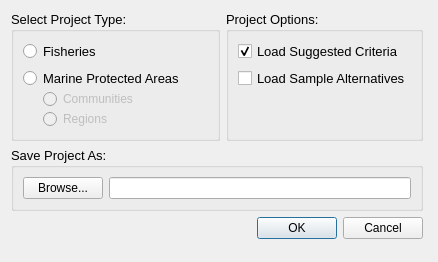
<ui version="4.0" >
 <class>CreateProjectDialog</class>
 <widget class="QWidget" name="CreateProjectDialog" >
  <property name="windowModality" >
   <enum>Qt::ApplicationModal</enum>
  </property>
  <property name="geometry" >
   <rect>
    <x>0</x>
    <y>0</y>
    <width>438</width>
    <height>262</height>
   </rect>
  </property>
  <property name="font" >
   <font>
    <family>Arial</family>
   </font>
  </property>
  <property name="windowTitle" >
   <string>Create New Project</string>
  </property>
  <layout class="QHBoxLayout" >
   <item>
    <layout class="QVBoxLayout" >
     <item>
      <layout class="QHBoxLayout" >
       <item>
        <widget class="QGroupBox" name="groupBox_2" >
         <property name="font" >
          <font>
           <family>Arial</family>
           <pointsize>10</pointsize>
           <weight>50</weight>
           <bold>false</bold>
          </font>
         </property>
         <property name="title" >
          <string>Select Project Type:</string>
         </property>
         <layout class="QVBoxLayout" >
          <item>
           <layout class="QVBoxLayout" >
            <item>
             <widget class="QRadioButton" name="fisheries_type_button" >
              <property name="font" >
               <font>
                <family>Arial</family>
                <pointsize>10</pointsize>
                <weight>50</weight>
                <bold>false</bold>
               </font>
              </property>
              <property name="text" >
               <string>Fisheries</string>
              </property>
             </widget>
            </item>
            <item>
             <layout class="QVBoxLayout" >
              <property name="spacing" >
               <number>0</number>
              </property>
              <item>
               <widget class="QRadioButton" name="mpa_type_button" >
                <property name="enabled" >
                 <bool>true</bool>
                </property>
                <property name="font" >
                 <font>
                  <family>Arial</family>
                  <pointsize>10</pointsize>
                  <weight>50</weight>
                  <bold>false</bold>
                 </font>
                </property>
                <property name="text" >
                 <string>Marine Protected Areas</string>
                </property>
                <property name="checkable" >
                 <bool>true</bool>
                </property>
               </widget>
              </item>
              <item>
               <layout class="QHBoxLayout" >
                <item>
                 <layout class="QHBoxLayout" >
                  <item>
                   <spacer>
                    <property name="orientation" >
                     <enum>Qt::Horizontal</enum>
                    </property>
                    <property name="sizeHint" >
                     <size>
                      <width>20</width>
                      <height>20</height>
                     </size>
                    </property>
                   </spacer>
                  </item>
                  <item>
                   <layout class="QVBoxLayout" >
                    <property name="spacing" >
                     <number>0</number>
                    </property>
                    <item>
                     <widget class="QRadioButton" name="communities_sub_type_button" >
                      <property name="enabled" >
                       <bool>false</bool>
                      </property>
                      <property name="font" >
                       <font>
                        <family>Arial</family>
                        <pointsize>9</pointsize>
                        <weight>50</weight>
                        <bold>false</bold>
                       </font>
                      </property>
                      <property name="text" >
                       <string>Communities</string>
                      </property>
                      <property name="checkable" >
                       <bool>true</bool>
                      </property>
                     </widget>
                    </item>
                    <item>
                     <widget class="QRadioButton" name="regions_sub_type_button" >
                      <property name="enabled" >
                       <bool>false</bool>
                      </property>
                      <property name="font" >
                       <font>
                        <family>Arial</family>
                        <pointsize>9</pointsize>
                        <weight>50</weight>
                        <bold>false</bold>
                       </font>
                      </property>
                      <property name="text" >
                       <string>Regions</string>
                      </property>
                      <property name="checkable" >
                       <bool>true</bool>
                      </property>
                     </widget>
                    </item>
                   </layout>
                  </item>
                 </layout>
                </item>
                <item>
                 <spacer>
                  <property name="orientation" >
                   <enum>Qt::Horizontal</enum>
                  </property>
                  <property name="sizeHint" >
                   <size>
                    <width>40</width>
                    <height>20</height>
                   </size>
                  </property>
                 </spacer>
                </item>
               </layout>
              </item>
             </layout>
            </item>
           </layout>
          </item>
         </layout>
        </widget>
       </item>
       <item>
        <layout class="QVBoxLayout" >
         <item>
          <widget class="QGroupBox" name="groupBox_3" >
           <property name="font" >
            <font>
             <family>Arial</family>
             <pointsize>10</pointsize>
             <weight>50</weight>
             <bold>false</bold>
            </font>
           </property>
           <property name="title" >
            <string>Project Options:</string>
           </property>
           <layout class="QVBoxLayout" >
            <item>
             <widget class="QCheckBox" name="default_crit_check" >
              <property name="font" >
               <font>
                <family>Arial</family>
                <pointsize>10</pointsize>
                <weight>50</weight>
                <bold>false</bold>
               </font>
              </property>
              <property name="text" >
               <string>Load Suggested Criteria</string>
              </property>
              <property name="checked" >
               <bool>true</bool>
              </property>
             </widget>
            </item>
            <item>
             <widget class="QCheckBox" name="default_altern_check" >
              <property name="font" >
               <font>
                <family>Arial</family>
                <pointsize>10</pointsize>
                <weight>50</weight>
                <bold>false</bold>
               </font>
              </property>
              <property name="text" >
               <string>Load Sample Alternatives</string>
              </property>
              <property name="checked" >
               <bool>false</bool>
              </property>
             </widget>
            </item>
            <item>
             <spacer>
              <property name="orientation" >
               <enum>Qt::Vertical</enum>
              </property>
              <property name="sizeHint" >
               <size>
                <width>20</width>
                <height>40</height>
               </size>
              </property>
             </spacer>
            </item>
           </layout>
          </widget>
         </item>
        </layout>
       </item>
      </layout>
     </item>
     <item>
      <widget class="QGroupBox" name="groupBox_4" >
       <property name="windowModality" >
        <enum>Qt::NonModal</enum>
       </property>
       <property name="font" >
        <font>
         <family>Arial</family>
         <pointsize>10</pointsize>
         <weight>50</weight>
         <bold>false</bold>
        </font>
       </property>
       <property name="title" >
        <string>Save Project As:</string>
       </property>
       <layout class="QHBoxLayout" >
        <item>
         <widget class="QPushButton" name="project_browse_button" >
          <property name="font" >
           <font>
            <family>Arial</family>
            <pointsize>9</pointsize>
            <weight>50</weight>
            <bold>false</bold>
           </font>
          </property>
          <property name="text" >
           <string>Browse...</string>
          </property>
         </widget>
        </item>
        <item>
         <widget class="QLineEdit" name="project_path_edit" >
          <property name="font" >
           <font>
            <pointsize>9</pointsize>
            <weight>50</weight>
            <bold>false</bold>
           </font>
          </property>
          <property name="text" >
           <string/>
          </property>
          <property name="readOnly" >
           <bool>true</bool>
          </property>
         </widget>
        </item>
       </layout>
      </widget>
     </item>
     <item>
      <layout class="QHBoxLayout" >
       <item>
        <spacer>
         <property name="orientation" >
          <enum>Qt::Horizontal</enum>
         </property>
         <property name="sizeHint" >
          <size>
           <width>246</width>
           <height>20</height>
          </size>
         </property>
        </spacer>
       </item>
       <item>
        <widget class="QDialogButtonBox" name="create_button_box" >
         <property name="font" >
          <font>
           <pointsize>9</pointsize>
          </font>
         </property>
         <property name="standardButtons" >
          <set>QDialogButtonBox::Cancel|QDialogButtonBox::NoButton|QDialogButtonBox::Ok</set>
         </property>
        </widget>
       </item>
      </layout>
     </item>
     <item>
      <spacer>
       <property name="orientation" >
        <enum>Qt::Vertical</enum>
       </property>
       <property name="sizeHint" >
        <size>
         <width>412</width>
         <height>16</height>
        </size>
       </property>
      </spacer>
     </item>
    </layout>
   </item>
   <item>
    <spacer>
     <property name="orientation" >
      <enum>Qt::Horizontal</enum>
     </property>
     <property name="sizeHint" >
      <size>
       <width>40</width>
       <height>230</height>
      </size>
     </property>
    </spacer>
   </item>
  </layout>
 </widget>
 <resources/>
 <connections/>
</ui>
